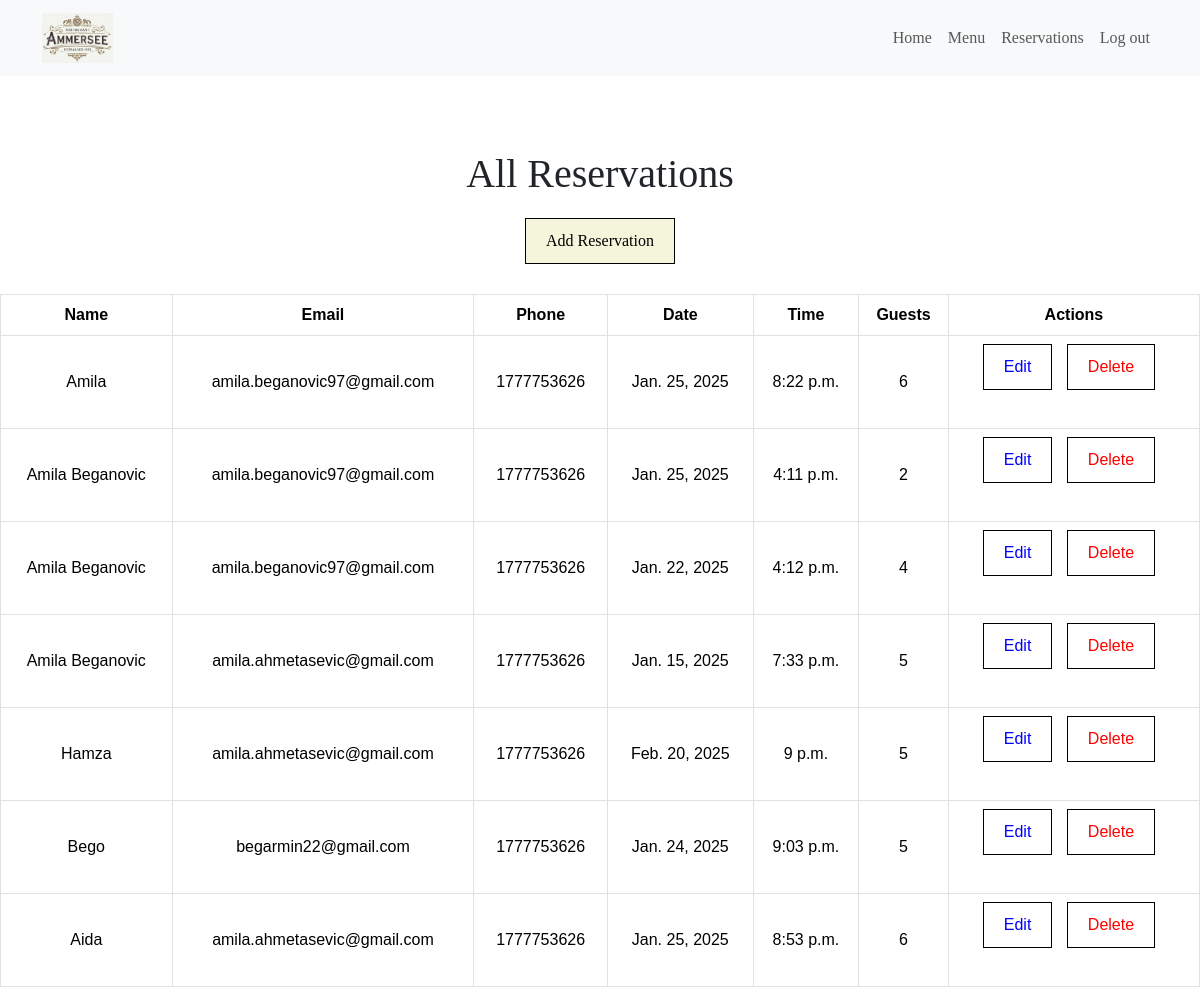
Page /restaurant/admin/reservations/ (signed in) on the earlier database version.
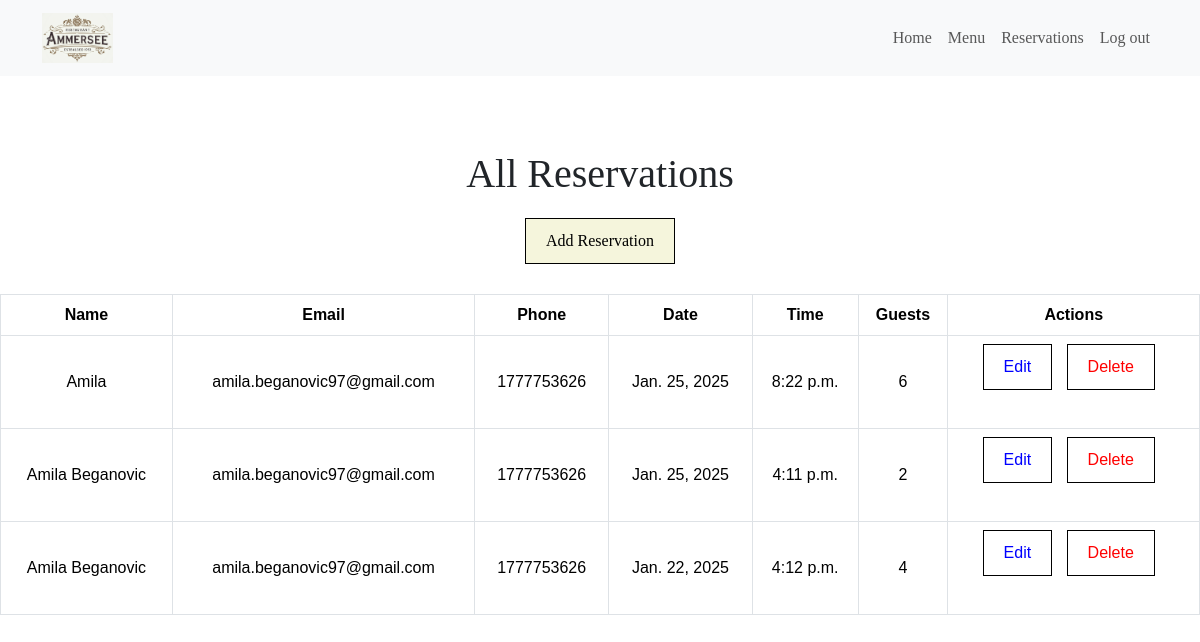
Same page on the later database version.
### restaurant/models.py (models this page shows, shortened)
class Reservation(models.Model):
    time = models.TimeField(blank=False, null=False)
    num_people = models.IntegerField(
        validators=[MinValueValidator(1)]  # Ensure the number of people is at least 1
    )
    name = models.CharField(max_length=200)
    email = models.EmailField(validators=[EmailValidator()], blank=True, null=True)  # Allow blank email
    phone = models.CharField(
        max_length=20, validators=[RegexValidator(r"^\+?\d{9,15}$")]  # Validate phone number format
    )
    date = models.DateField(validators=[validate_future_date])  # Use the custom validator
    user = models.ForeignKey(
        settings.AUTH_USER_MODEL, on_delete=models.CASCADE, null=True, blank=True  # Link to the User model
    )

### restaurant/views.py (the view)
# urls.py: path("admin/reservations/", views.admin_reservations, name="admin_reservations"),
@login_required
@user_passes_test(lambda u: u.is_superuser)
def admin_reservations(request):
    reservations = Reservation.objects.all()
    context = {"reservations": reservations}
    return render(request, "reservations/admin_reservations.html", context)

### restaurant/templates/reservations/admin_reservations.html (shortened to what this page needs)
{% extends 'base.html' %}
{% block content %}
{% load static %}
<link rel="stylesheet" href="{% static 'css/reservations.css' %}">
<div class="reservations-container">
  <h1>All Reservations</h1>
  {% if user.is_superuser %}
  <a href="{% url 'restaurant:add_reservation' %}">Add Reservation</a> <br>
  {% endif %}
  <table class="table">
    <thead>
      <tr>
        <th scope="col">Name</th>
        <th scope="col">Email</th>
        <th scope="col">Phone</th>
        <th scope="col">Date</th>
        <th scope="col">Time</th>
        <th scope="col">Guests</th>
        {% if user.is_superuser %}
        <th scope="col">Actions</th>
        {% endif %}
      </tr>
    </thead>
    <tbody>
      {% for reservation in reservations %}
      <tr>
        <td>{{ reservation.name }}</td>
        <td>{{ reservation.email }}</td>
        <td>{{ reservation.phone }}</td>
        <td>{{ reservation.date }}</td>
        <td>{{ reservation.time }}</td>
        <td>{{ reservation.num_people }}</td>
        {% if user.is_superuser %}
        <td>
          <a href="{% url 'restaurant:admin_edit_reservation' reservation.pk %}">Edit</a>
          <a href="{% url 'restaurant:admin_delete_reservation' reservation.pk %}">Delete</a>
        </td>
        {% endif %}
      </tr>
      {% endfor %}
    </tbody>
  </table>
</div>
{% endblock content %}

### restaurant/templates/base.html (shortened to what this page needs)
<!DOCTYPE html>
<html lang="en">
<head>
  {% load static %}
  <link href="https://cdn.jsdelivr.net/npm/bootstrap@5.3.2/dist/css/bootstrap.min.css" rel="stylesheet"
>
  <link rel="stylesheet" href="{% static 'css/style.css' %}">
  <link rel="stylesheet" href="https://cdnjs.cloudflare.com/ajax/libs/font-awesome/6.4.0/css/all.min.css">
</head>
<body>
  <header>
    {% block navbar %}
    {% include 'includes/navbar.html' %}
    {% endblock navbar %}
  </header>
  <div class="content-wrapper">
    {% block content %}{% endblock %}
  </div>
</body>
</html>

### restaurant/templates/includes/navbar.html (shortened to what this page needs)
{% load static %}
<nav class="navbar navbar-expand-lg navbar-light bg-light fixed-top">
  <div class="container">
    <a class="navbar-brand" href="{% url 'home' %}" aria-label="Go to homepage">
      <img src="{% static 'images/logo.png' %}" alt="Restaurant Ammersee Logo">
    </a>
    <nav class="collapse navbar-collapse" id="navbarNav">
      <ul class="navbar-nav ms-auto">
        <li class="nav-item">
          <a class="nav-link {% if request.path == '/' %}active{% endif %}" aria-current="page"
            href="{% url 'home' %}">Home</a>
        </li>
        <li class="nav-item">
          <a class="nav-link {% if '/menu/' in request.path %}active{% endif %}"
            href="{% url 'restaurant:menu' %}">Menu</a>
        </li>
        {% if user.is_authenticated %}
        {% if user.is_superuser %}
        <li class="nav-item">
          <a class="nav-link" href="{% url 'restaurant:admin_reservations' %}">Reservations</a>
        </li>
        {% endif %}
        <li class="nav-item">
          <a class="nav-link" href="{% url 'account_logout' %}" onclick="location.reload();">Log out</a>
        </li>
        {% endif %}
      </ul>
    </nav>
  </div>
</nav>

### staticfiles/css/style.css (style rules this page uses)
html, body { width: 100%; margin: 0; font-family: 'Playfair Display', serif; display: flex; flex-direction: column; min-height: 100vh; gap: 50px; }
.content-wrapper { flex: 1; margin-top: 0; }
.navbar { position: fixed; top: 0; left: 0; width: 100%; z-index: 100; background-color: #f8f9fa; }
nav.navbar .navbar-brand img { max-height: 50px; width: auto; object-fit: contain; }

### static/css/reservations.css (style rules this page uses)
.table { font-family: Arial, sans-serif; }
.table td { vertical-align: middle; text-align: center; }
.table th { vertical-align: middle; text-align: center; }
.table td, .table th { border: 1px solid #dee2e6; }
.reservations-container { margin-top: 100px; text-align: center; }
.reservations-container h1 { margin-bottom: 20px; }
.reservations-container a { display: inline-block; margin-bottom: 30px; padding: 10px 20px; background-color: beige; color: black; text-decoration: none; border: 1px solid black; }
@media (min-width: 768px) { .table { display: table; } }
@media (min-width: 768px) { .table td a { margin-right: 10px; background: none; } }
@media (min-width: 768px) { .table td a:first-child { color: blue; } }
@media (min-width: 768px) { .table td a:last-child { color: red; } }

Differences in the rows shown:
removed Reservation: name "Amila Beganovic", email "amila.ahmetasevic@gmail.com", phone "1777753626", date "Jan. 15, 2025", time "7:33 p.m.", num_people "5"
removed Reservation: name "Hamza", email "amila.ahmetasevic@gmail.com", phone "1777753626", date "Feb. 20, 2025", time "9 p.m.", num_people "5"
removed Reservation: name "Bego", email "begarmin22@gmail.com", phone "1777753626", date "Jan. 24, 2025", time "9:03 p.m.", num_people "5"
removed Reservation: name "Aida", email "amila.ahmetasevic@gmail.com", phone "1777753626", date "Jan. 25, 2025", time "8:53 p.m.", num_people "6"
